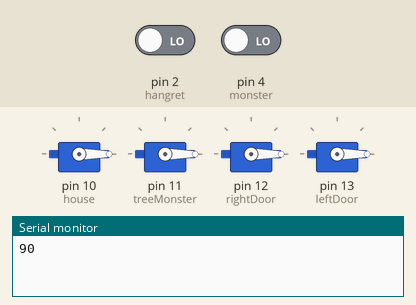
Bench run of a sketch on a simulated Arduino Uno, built with avr-gcc and run on an emulated ATmega328P. Shown: 4 × servo, the last lines printed to the serial monitor. The inputs (shaded band) are chosen by the test bench; at power-on: pin 2 (hangret) LOW, pin 4 (monster) LOW.

Above: at 1.2 s.
1.3 s: pin 2 (hangret) driven HIGH
At 1.76 s:
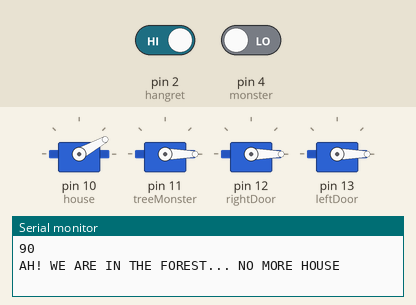
At 2.37 s:
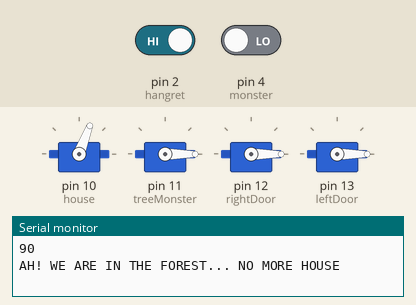
4.3 s: pin 4 (monster) driven HIGH
At 8.5 s:
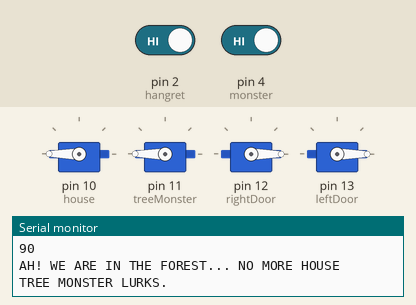
Timing chart, 0 to 10.0 s (numbered marks = the images above; inputs shaded):
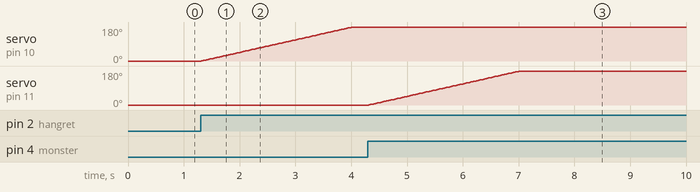

Measured:
- after the input at 1.3 s, servo on pin 10 (house): moves from 0° to 180° over 2.7 s, starting at once
- after the input at 4.3 s, servo on pin 11 (treeMonster): moves from 0° to 180° over 2.7 s, starting at once

The sketch:

Artemis_Feng_and_Minjoo_Jang_Project2_w_interactions_.ino
```cpp
#include <Servo.h>
//servos
Servo house;
Servo treeMonster;
Servo leftDoor;
Servo rightDoor;

//setup button hangret (house --> trees swivel)
const int hangret = 2;
int buttonHGState;
int lastButtonHGState = 0;
bool HG = false;

//setup button monster (tree --> monster swivel)
const int monster = 4;
int buttonMonState;
int lastButtonMonState = 0;
bool Mon = false;

//setup button left candy (triggers left door servo)
const int candyLeft = 6;
int buttonLeftState;
int lastButtonLeftState = 0;
bool left = false;

const int candyRight = 7;
int buttonRightState;
int lastButtonRightState = 0;
bool right = false;

void setup() {
  Serial.begin(9600);
  house.attach(10);
  Serial.println(house.read());
  house.write(0);

  treeMonster.attach(11);
  treeMonster.write(0);

  rightDoor.attach(12);
  rightDoor.write(0);

  leftDoor.attach(13);
  leftDoor.write(0);
  pinMode(hangret, INPUT); // Set Button 1 pin as input with internal pullup resistor
  pinMode(monster, INPUT);
  pinMode(candyLeft, INPUT);


  //pinMode(candyRight, INPUT);
}

void loop() {

  buttonHGState = digitalRead(hangret);
  if (!HG == true && buttonHGState != lastButtonHGState) {
    if(buttonHGState == HIGH){
      Serial.println("AH! WE ARE IN THE FOREST... NO MORE HOUSE"); // Print message to serial monitor
      for(int i=house.read(); i<=180; i++){
        house.write(i);
        delay(15);
      }
    }
    HG = true;
  }

  buttonMonState = digitalRead(monster); //thinking of adding another monster (Scary Monkeys around trees)
  if(HG && !Mon == true && buttonMonState != lastButtonMonState){
    if(buttonMonState == HIGH){
      Serial.println("TREE MONSTER LURKS.");
      for(int i=0; i<=180; i++){
        treeMonster.write(i);
        delay(15);
      }
    }
    Mon = true;
  }

  buttonLeftState = digitalRead(lastButtonLeftState);
  buttonRightState = digitalRead(lastButtonRightState);
  if(Mon && HG){
    if(buttonLeftState != lastButtonLeftState){
      if(buttonLeftState == HIGH){
        Serial.println("LEFT CANDY INITIATED... LEFT DOOR UNLOCKED");
        for(int i=0; i<=90; i++){
          leftDoor.write(i);
          delay(15);
       }
      }
      left = true;
    }
    if(buttonRightState != lastButtonRightState){
      if(buttonRightState == HIGH){
        Serial.println("RIGHT CANDY INITIATED... RIGHT DOOR UNLOCKED");
        for(int i=0; i<=90; i++){
          rightDoor.write(i);
          delay(15);
       }
      }
      right = true;
    }
  }
  lastButtonHGState = buttonHGState;
  lastButtonMonState = buttonMonState;
  lastButtonLeftState = buttonLeftState;
  lastButtonRightState = buttonRightState;


}
```
